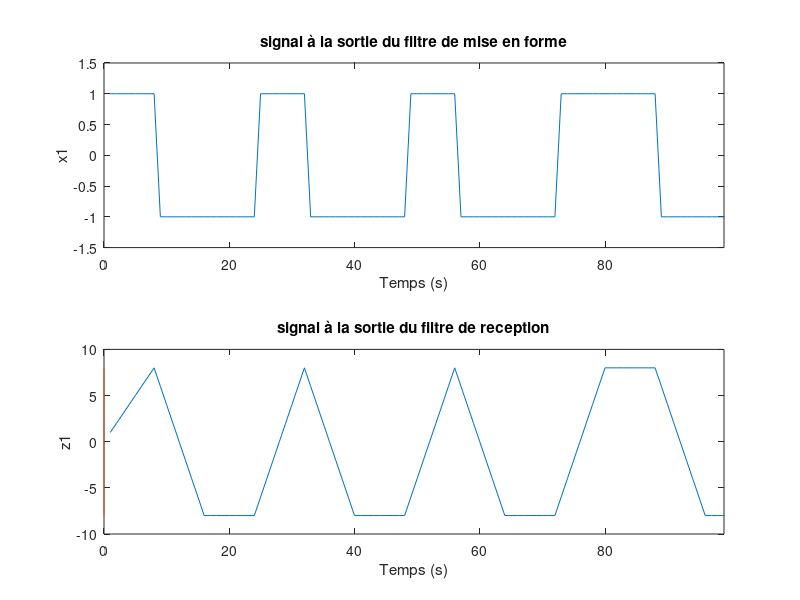
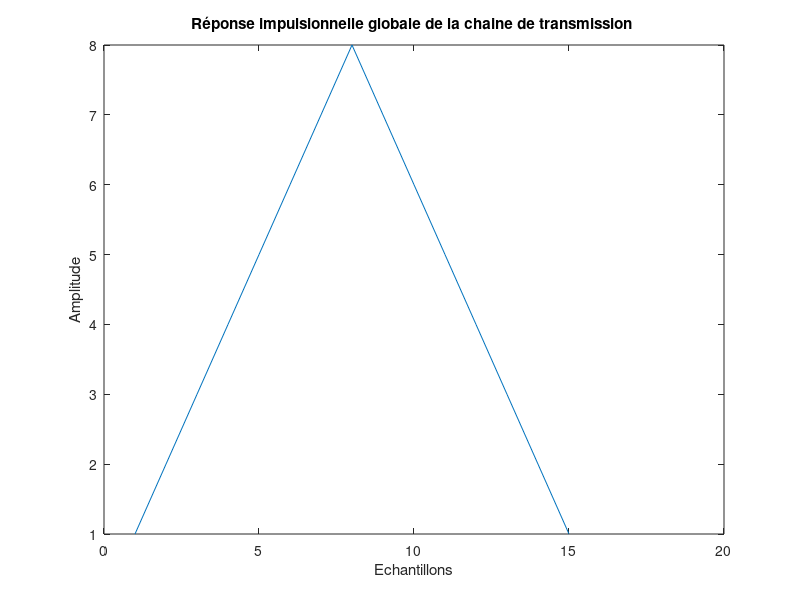
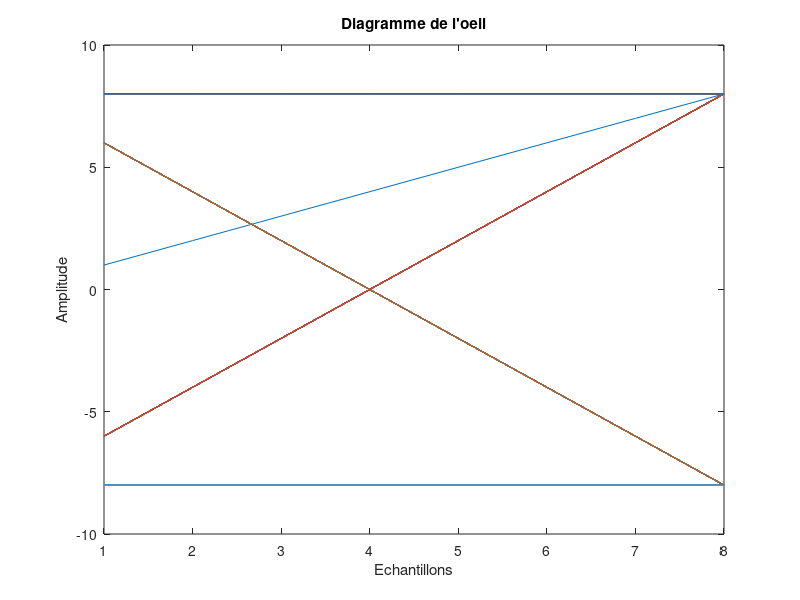

MATLAB code to generate these figures, in order:
clear all;
close all;

%--------------------------------------------------
%ETUDE D'UNE CHAINE DE TRANSMISSION EN BANDE DE BASE
Fe = 24000; %fréquence d'échantillonage
Te = 1/Fe;
Rb = 3000; %débit binaire
Tb = 1/Rb;
Nb = 100;
nfft = 1024;
figure;

%MODULATEUR 1--------------------------------------
bits = randi([0 1], 1, Nb);
M = 2;
Rs1 = Rb / log2(M);
Ts1 = 1/Rs1;
Ns1 = 1/(Te * Rs1);
Nbs = Nb/log2(M); %Nombre de symboles
Ne = Nbs*Ns1; %Nombre d'echantillons
symboles1 = bits*2 -1;
signal_mappe1 = kron(symboles1, [1 zeros(1, Ns1-1)]);
h = ones(1, Ns1);
hr = h; 
x1 = filter(h, 1, signal_mappe1);
z1 = filter(hr, 1, x1);

%affichage du signal
subplot(2,1,1)
plot(x1);
axis([0 Nb-1 -1.5 1.5]);
xlabel('Temps (s)');
ylabel('x1');
title('signal à la sortie du filtre de mise en forme');

subplot(2,1,2)
plot(z1);
hold on
plot(ones(1,100)*Ts1, linspace(-8, 8, 100));
axis([0 Nb-1 -10 10]);
xlabel('Temps (s)');
ylabel('z1');
title("signal à la sortie du filtre de reception");

%%%%%%%%%%%%%%%%%%%%%%%%%%%%%%%%%%%%%%%%%%%%%%%%%%%%%%%%%%%%%%%%%%%%%%%%%%%
% Réponse impulsionnelle globale de la chaine de transmission
%%%%%%%%%%%%%%%%%%%%%%%%%%%%%%%%%%%%%%%%%%%%%%%%%%%%%%%%%%%%%%%%%%%%%%%%%%%

g = conv(h,hr);
figure
%echelle_temporelle = linspace(0,Ts1,length(g))
plot(g)
xlabel('Echantillons');
ylabel('Amplitude');
title("Réponse impulsionnelle globale de la chaine de transmission ")

%%%%%%%%%%%%%%%%%%%%%%%%%%%%%%%%%%%%%%%%%%%%%%%%%%%%%%%%%%%%%%%%%%%%%%%%%%%
%Diagramme de l'oeil
%%%%%%%%%%%%%%%%%%%%%%%%%%%%%%%%%%%%%%%%%%%%%%%%%%%%%%%%%%%%%%%%%%%%%%%%%%%

figure
plot(reshape(z1,Ns1,length(z1)/Ns1)) 
xlabel('Echantillons');
ylabel('Amplitude');
title("Diagramme de l'oeil")

%%%%%%%%%%%%%%%%%%%%%%%%%%%%%%%%%%%%%%%%%%%%%%%%%%%%%%%%%%%%%%%%%%%%%%%%%%%
% Seuil
%%%%%%%%%%%%%%%%%%%%%%%%%%%%%%%%%%%%%%%%%%%%%%%%%%%%%%%%%%%%%%%%%%%%%%%%%%%
n0 = 3;
echantillons = z1(n0:Ns1:length(z1));
seuil = 0;
BitsDecides = echantillons>seuil;

%%%%%%%%%%%%%%%%%%%%%%%%%%%%%%%%%%%%%%%%%%%%%%%%%%%%%%%%%%%%%%%%%%%%%%%%%%%
%TEB
%%%%%%%%%%%%%%%%%%%%%%%%%%%%%%%%%%%%%%%%%%%%%%%%%%%%%%%%%%%%%%%%%%%%%%%%%%%

TEB = (sum(BitsDecides ~= bits))/Nb


